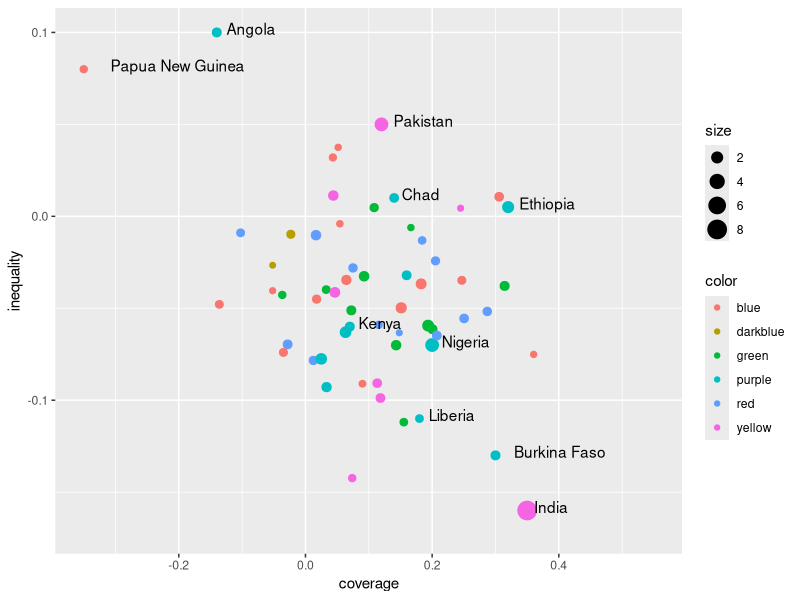
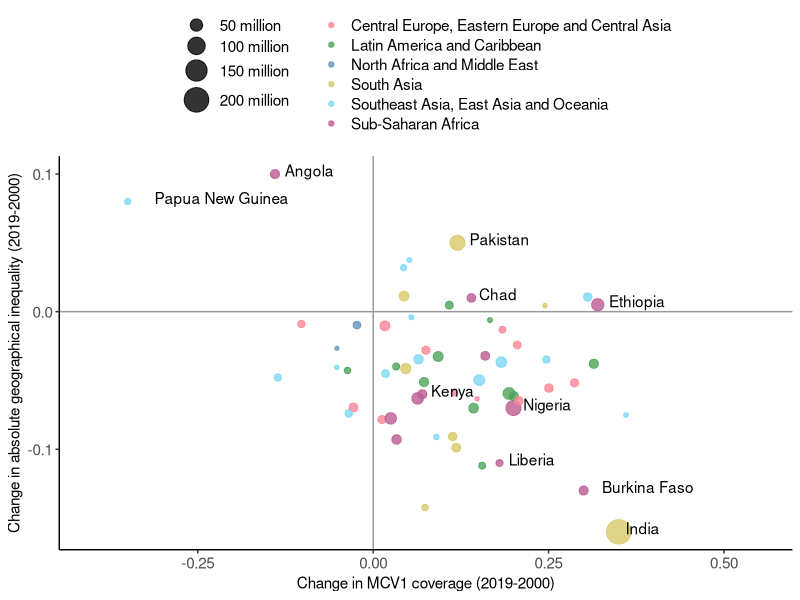
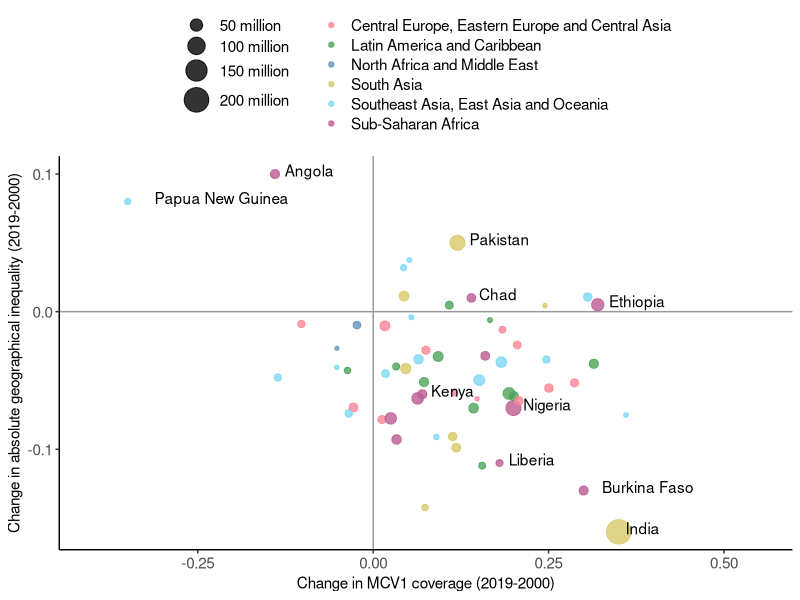

Reproduce these figures in R, in order.
# Gọi các package
library(tidyverse)
country <- c("Angola", "Papua New Guinea", "Pakistan", "Chad", "Ethiopia", "Kenya", "Nigeria", "Liberia", "Burkina Faso", "India")
coverage <- c(-0.14, -0.35, 0.12, 0.14, 0.32, 0.07, 0.2, 0.18, 0.3, 0.35)
inequality <- c(0.1, 0.08, 0.05, 0.01, 0.005, -0.06, -0.07, -0.11, -0.13, -0.16)
df_plot <- data.frame(country, coverage, inequality)
df_plot$size <- c(1.1, 0.6, 3, 1, 2, 1.1, 3, 0.7, 1.1, 8)
df_plot$color <- c("purple", "blue", "yellow", "purple", "purple", "purple", "purple", "purple", "purple", "yellow")
df_plot

set.seed(123)
np <- 50
rd <- data.frame(
  country = rep("", np),
  coverage = rnorm(n = np, mean = 0.1, sd = 0.12),
  inequality = rnorm(n = np, mean = -0.05, sd = 0.04),
  size = rnorm(n = np, mean = 1, sd = 0.4),
  color = sample(
    c("red", "green", "darkblue", "yellow", "blue", "purple"),
    np,
    replace = T
  )
)
head(rd)

df_plot <- rbind(df_plot, rd)
ggplot(df_plot, aes(x = coverage, y = inequality)) +
  geom_point(aes(size = size, color = color)) +
  geom_text(aes(label = country), hjust = -0.2, vjust = 0.2) +
  xlim(c(-0.35, 0.55)) +
  ylim(c(-0.17, 0.1))

# KẾT QUẢ SAU CÙNG

# Khai báo tên màu theo mã màu
cols <- c(
  "red" = "#fa8495",
  "green" = "#4ca258",
  "darkblue" = "#6493bb",
  "yellow" = "#d7c968",
  "blue" = "#7dd8f3",
  "purple" = "#bc5c91"
)

df_plot2<- ggplot(df_plot, aes(x = coverage, y = inequality)) +
  geom_point(aes(size = size, color = color), alpha = 0.8) +
  geom_text(aes(label = country), hjust = -0.2, vjust = 0.2) +
  geom_vline(xintercept = 0, color = "#999999") + # bắt đầu từ giá trị 0 của cột x
  geom_hline(yintercept = 0, color = "#999999") + # bắt đầu từ giá trị 0 của cột y
  scale_x_continuous(breaks = c(-0.25, 0, 0.25, 0.5),
                     limits = c(-0.4, 0.55)) +
  scale_y_continuous(breaks = c(-0.1, 0, 0.1), 
                     limits = c(-0.16, 0.1)) +
  scale_size_continuous(
    breaks = c(2, 4, 6, 8),
    labels = c("50 million", "100 million", "150 million", "200 million"),
    range = c(0, 8),
    guide = guide_legend(order = 1) # thứ tự cú thích
  ) +
  scale_color_manual(
    values = cols,
    breaks = c("red", "green", "darkblue", "yellow", "blue", "purple"), #thứ tự hiện mãu sắc
    labels = c(
      "Central Europe, Eastern Europe and Central Asia",
      "Latin America and Caribbean",
      "North Africa and Middle East",
      "South Asia",
      "Southeast Asia, East Asia and Oceania",
      "Sub-Saharan Africa"
    ),
    guide = guide_legend(order = 2)
  ) +
  labs(x = "Change in MCV1 coverage (2019-2000)",
       y = "Change in absolute geographical inequality (2019-2000)",
       size = NULL,
       color = NULL) +
  theme_classic() +
  theme(
    legend.position = "top",
    legend.direction = "vertical",
    legend.text = element_text(size = 11),
    legend.key.height = unit(0.5, "cm"),
    axis.text = element_text(size = 11)
  )

# thực hành 2
df_plot3 <- ggplot(df_plot, aes(x = coverage, y = inequality)) +
  geom_point(aes(size = size, color = color, alpha = 0.8)) +
  geom_text(aes(label = country), hjust = -0.2, vjust = 0.2) +
  geom_vline(xintercept = 0, color = "#999999") +
  geom_hline(yintercept = 0, color = "#999999") +
  scale_x_continuous(breaks = c(-0.25, 0, 0.25, 0.5),
                     limits = c(-0.4, 0.55)) +
  scale_y_continuous(breaks = c(-0.1, 0, 0.1), limits = c(-0.16, 0.1)) +
  scale_size_continuous(
    breaks = c(50, 100, 150, 200),
    labels = c("50 million", "100 million", "150 million", "200 million"),
    range = c(0, 8),
    guide = guide_legend(order = 1)
  ) +
  scale_color_manual(
    values = cols,
    guide = guide_legend(order = 2)
  ) +
  labs(x = "Change in MCV1 coverage (2019-2000)",
       y = "Change in absolute geographical inequality (2019-2000)",
       size = NULL,
       color = NULL) +
  theme_classic() +
  theme(
    legend.position = "top",
    legend.direction = "vertical",
    legend.text = element_text(size = 11),
    legend.key.height = unit(0.5, "cm"),
    axis.text = element_text(size = 11)
  )
df_plot2

# Lưu hình ảnh
getwd()
ggsave("df_plot2.png", plot = df_plot2, width = 8, 
       height = 6, bg="white", dpi = 600)
